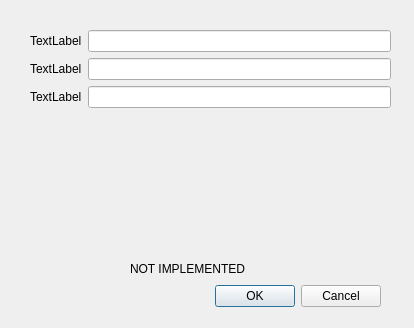
<?xml version="1.0" encoding="UTF-8"?>
<ui version="4.0">
 <class>ArgonTests</class>
 <widget class="QDialog" name="ArgonTests">
  <property name="geometry">
   <rect>
    <x>0</x>
    <y>0</y>
    <width>414</width>
    <height>328</height>
   </rect>
  </property>
  <property name="windowTitle">
   <string>Argon2 Test</string>
  </property>
  <widget class="QDialogButtonBox" name="buttonBox">
   <property name="geometry">
    <rect>
     <x>40</x>
     <y>280</y>
     <width>341</width>
     <height>32</height>
    </rect>
   </property>
   <property name="orientation">
    <enum>Qt::Horizontal</enum>
   </property>
   <property name="standardButtons">
    <set>QDialogButtonBox::Cancel|QDialogButtonBox::Ok</set>
   </property>
  </widget>
  <widget class="QWidget" name="formLayoutWidget">
   <property name="geometry">
    <rect>
     <x>30</x>
     <y>30</y>
     <width>361</width>
     <height>231</height>
    </rect>
   </property>
   <layout class="QFormLayout" name="formLayout">
    <item row="2" column="0">
     <widget class="QLabel" name="label_2">
      <property name="text">
       <string>TextLabel</string>
      </property>
     </widget>
    </item>
    <item row="2" column="1">
     <widget class="QLineEdit" name="lineEdit"/>
    </item>
    <item row="3" column="0">
     <widget class="QLabel" name="label">
      <property name="text">
       <string>TextLabel</string>
      </property>
     </widget>
    </item>
    <item row="3" column="1">
     <widget class="QLineEdit" name="lineEdit_3"/>
    </item>
    <item row="4" column="0">
     <widget class="QLabel" name="label_3">
      <property name="text">
       <string>TextLabel</string>
      </property>
     </widget>
    </item>
    <item row="4" column="1">
     <widget class="QLineEdit" name="lineEdit_2"/>
    </item>
   </layout>
  </widget>
  <widget class="QLabel" name="label_4">
   <property name="geometry">
    <rect>
     <x>130</x>
     <y>260</y>
     <width>151</width>
     <height>18</height>
    </rect>
   </property>
   <property name="text">
    <string>NOT IMPLEMENTED</string>
   </property>
  </widget>
 </widget>
 <resources/>
 <connections>
  <connection>
   <sender>buttonBox</sender>
   <signal>accepted()</signal>
   <receiver>ArgonTests</receiver>
   <slot>accept()</slot>
   <hints>
    <hint type="sourcelabel">
     <x>248</x>
     <y>254</y>
    </hint>
    <hint type="destinationlabel">
     <x>157</x>
     <y>274</y>
    </hint>
   </hints>
  </connection>
  <connection>
   <sender>buttonBox</sender>
   <signal>rejected()</signal>
   <receiver>ArgonTests</receiver>
   <slot>reject()</slot>
   <hints>
    <hint type="sourcelabel">
     <x>316</x>
     <y>260</y>
    </hint>
    <hint type="destinationlabel">
     <x>286</x>
     <y>274</y>
    </hint>
   </hints>
  </connection>
 </connections>
</ui>
